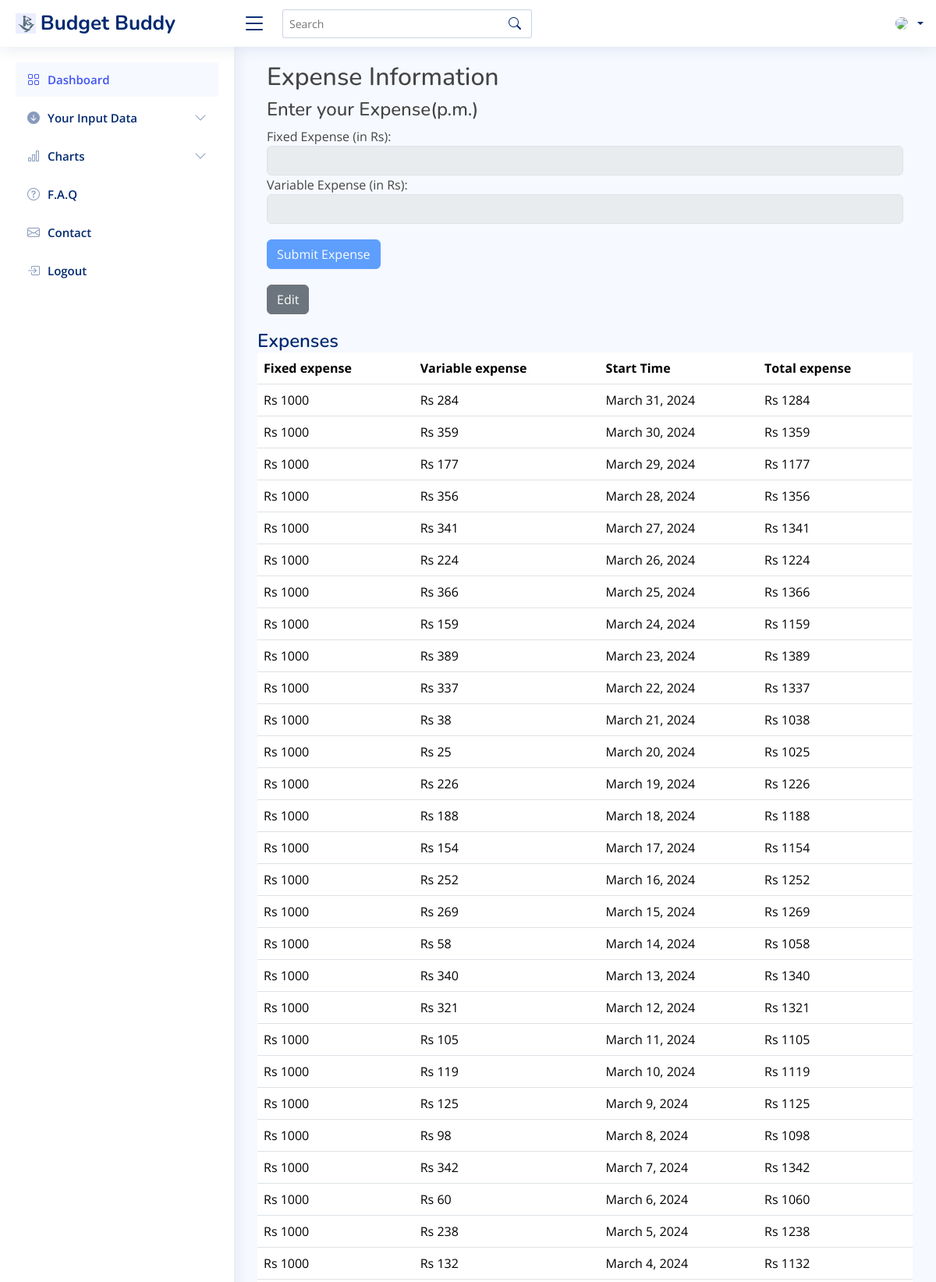
Screenshot of /goal/expense/mirchandani2003@rediffmail.com/ (upper part) with the database file from the repository.
### goal/models.py (models this page shows, shortened)
class Expense(models.Model):
    user = models.CharField(max_length=100)
    fix_expense = models.IntegerField(null=False, blank=False)
    var_expense = models.IntegerField(null=False, blank=False)
    start_time=models.DateField(null=True, blank=True)
    time=models.IntegerField(null=False, blank=False)
    totalexpense=models.IntegerField(null=False, blank=False)
    last_expense_date=models.DateField(null=True, blank=True)

### goal/views.py (the view, shortened to what this page needs)
# urls.py: path("expense/<str:username>/", views.expense, name='expense'),
def expense(request, username):
    form_enabled = False
    expenses = Expense.objects.filter(user=username).order_by('-start_time')
    last_expense = expenses.first()
    return render(request, "expense.html", {"form_enabled": form_enabled, "expenses": expenses})

### templates/expense.html (shortened to what this page needs)
{% extends "base1.html" %}
{% load static %}
{% block body %}
<main id="main" class="main">
    <div class="container">
        <section id="expense">
            <h2>Expense Information</h2>
            <form id="expenseForm" method="post" action="/goal/expense/{{ user.username }}/">
                <div class="form-group">
                  <h4>Enter your Expense(p.m.)</h4>
                </div>
                <div class="form-group">
                  <label for="fix_expense">Fixed Expense (in Rs):</label>
                  <input type="number" id="fix_expense" name="fix_expense" class="form-control" required>
                </div>
                <div class="form-group">
                  <label for="var_expense">Variable Expense (in Rs):</label>
                  <input type="number" id="var_expense" name="var_expense" class="form-control" required>
                </div>
                <button type="submit" class="btn btn-primary" style="margin-top: 20px;" >Submit Expense</button>
            </form>
            <a href="/goal/edit/{{ user.username }}"><button type="button" id="editButton" class="btn btn-secondary" style="margin-top: 20px;" onclick="enableForm()">Edit</button></a>
        </section>
    </div>
    <div class="pagetitle" style="margin-top: 20px;">
      <h1>Expenses</h1>
      <nav>
          <table class="table">
              <thead>
                  <tr>
                      <th>Fixed expense</th>
                      <th>Variable expense</th>
                      <th>Start Time</th>
                      <th>Total expense</th>
                  </tr>
              </thead>
              <tbody>
                  {% for exp in expenses %}
          <tr>
            <td>Rs {{ exp.fix_expense }}</td>
            <td>Rs {{ exp.var_expense }}</td>
            <td>{{ exp.start_time }}</td>
            <td>Rs {{ exp.totalexpense }}</td>
        </tr>
          {% endfor %}
              </tbody>
          </table>
        </div>
</main>
{% endblock body %}

### static/css/dashmain.css (style rules this page uses)
:root { scroll-behavior: smooth; }
body { font-family: "Open Sans", sans-serif; background: #f6f9ff; color: #444444; }
a { color: #4154f1; text-decoration: none; }
h1, h2, h3, h4, h5, h6 { font-family: "Nunito", sans-serif; }
#main { margin-top: 60px; padding: 20px 30px; transition: all 0.3s; }
.pagetitle { margin-bottom: 10px; }
.pagetitle h1 { font-size: 24px; margin-bottom: 0; font-weight: 600; color: #012970; }
@media (min-width: 1200px) { #main, #footer { margin-left: 300px; } }

### rows the page displays
Expense: fix_expense "1000", var_expense "284", start_time "March 31, 2024", totalexpense "1284"
Expense: fix_expense "1000", var_expense "359", start_time "March 30, 2024", totalexpense "1359"
Expense: fix_expense "1000", var_expense "177", start_time "March 29, 2024", totalexpense "1177"
Expense: fix_expense "1000", var_expense "356", start_time "March 28, 2024", totalexpense "1356"
Expense: fix_expense "1000", var_expense "341", start_time "March 27, 2024", totalexpense "1341"
Expense: fix_expense "1000", var_expense "224", start_time "March 26, 2024", totalexpense "1224"
Expense: fix_expense "1000", var_expense "366", start_time "March 25, 2024", totalexpense "1366"
Expense: fix_expense "1000", var_expense "159", start_time "March 24, 2024", totalexpense "1159"
Expense: fix_expense "1000", var_expense "389", start_time "March 23, 2024", totalexpense "1389"
Expense: fix_expense "1000", var_expense "337", start_time "March 22, 2024", totalexpense "1337"
Expense: fix_expense "1000", var_expense "38", start_time "March 21, 2024", totalexpense "1038"
Expense: fix_expense "1000", var_expense "25", start_time "March 20, 2024", totalexpense "1025"
Expense: fix_expense "1000", var_expense "226", start_time "March 19, 2024", totalexpense "1226"
Expense: fix_expense "1000", var_expense "188", start_time "March 18, 2024", totalexpense "1188"
Expense: fix_expense "1000", var_expense "154", start_time "March 17, 2024", totalexpense "1154"
Expense: fix_expense "1000", var_expense "252", start_time "March 16, 2024", totalexpense "1252"
Expense: fix_expense "1000", var_expense "269", start_time "March 15, 2024", totalexpense "1269"
Expense: fix_expense "1000", var_expense "58", start_time "March 14, 2024", totalexpense "1058"
Expense: fix_expense "1000", var_expense "340", start_time "March 13, 2024", totalexpense "1340"
Expense: fix_expense "1000", var_expense "321", start_time "March 12, 2024", totalexpense "1321"
Expense: fix_expense "1000", var_expense "105", start_time "March 11, 2024", totalexpense "1105"
Expense: fix_expense "1000", var_expense "119", start_time "March 10, 2024", totalexpense "1119"
Expense: fix_expense "1000", var_expense "125", start_time "March 9, 2024", totalexpense "1125"
Expense: fix_expense "1000", var_expense "98", start_time "March 8, 2024", totalexpense "1098"
Expense: fix_expense "1000", var_expense "342", start_time "March 7, 2024", totalexpense "1342"
Expense: fix_expense "1000", var_expense "60", start_time "March 6, 2024", totalexpense "1060"
Expense: fix_expense "1000", var_expense "238", start_time "March 5, 2024", totalexpense "1238"
Expense: fix_expense "1000", var_expense "132", start_time "March 4, 2024", totalexpense "1132"
